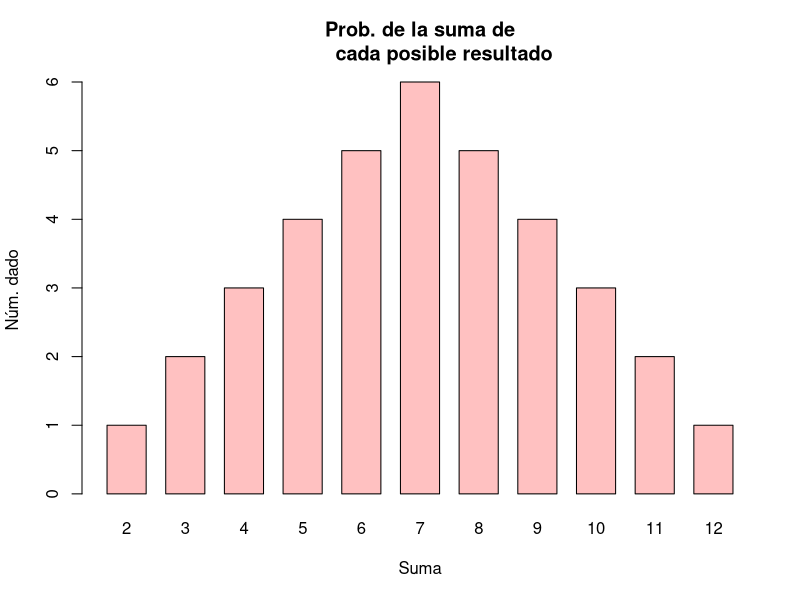

Reproduce this figure in R.
#Conocer todos los resultados posibles del lanzamiento de dos dados
dado <- 6
probdado <- rep(1/6, 6)
com <- expand.grid(1:dado, 1:dado) # Generar las combinaciones
com

# Obtener la suma de todos los posibles resultados
sum1 <- apply(com, 1, sum) # Aplica la operación sobre la matriz
sum1

#Obtener la probabilidad de la suma de todos los posibles resultados
prob <- table(sum1)
prop.table (sum1)

#Graficar las probabilidades
barplot(prob, col = "rosybrown1", space = 0.5, main = "Prob. de la suma de
        cada posible resultado", xlab = "Suma", ylab = "Núm. dado",)

        
  
